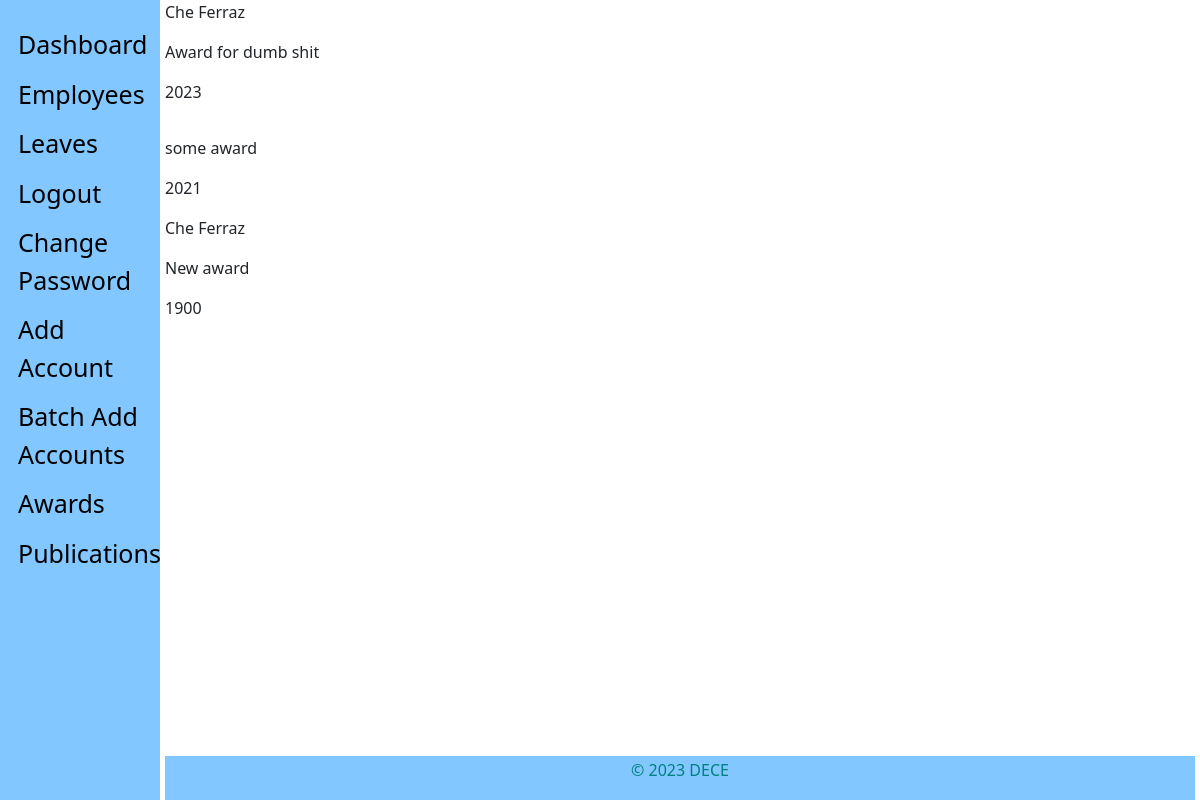
Page /admin_view/awards/ (signed in) on the committed database.
### staff_app/models.py (models this page shows, shortened)
class Awards(models.Model):
    user = models.ForeignKey(CustomUser, on_delete=models.CASCADE, default=1)
    title = models.CharField(max_length=100, verbose_name=_(
        'Title'), null=True, blank=False)
    year = models.IntegerField(verbose_name=_('Year'))
    updated = models.DateTimeField(auto_now=True, auto_now_add=False)
    created = models.DateTimeField(auto_now=False, auto_now_add=True)
    class Meta:
        verbose_name = _('Award')
        verbose_name_plural = _('Awards')
        ordering = ['-created']
    @ property
    def get_full_name(self):
        user = self.user
        firstname = self.user.first_name
        lastname = self.user.last_name
        fullname = firstname+' '+lastname
        return fullname

### hris_app/models.py (models this page shows)
class CustomUser (AbstractUser):
    ADMINISTRATOR = '1'
    STAFF = '2'
    EMAIL_TO_USER_TYPE_MAP = {
        'administrator': ADMINISTRATOR,
        'staff': STAFF
    }
    user_type_data = ((ADMINISTRATOR, "Administrator"), (STAFF, "Staff"))
    user_type = models.CharField(
        default=1,
        choices=user_type_data,
        max_length=20
    )

### admin_app/views.py (the view)
# urls.py: path('awards/', views.awards, name="awards"),
def awards(request):
    if not (request.user.is_authenticated and request.user.is_superuser):
        return redirect('hris:home')
    awards = Awards.objects.all().order_by('-year')
    context = {
        "awards": awards,
    }
    return render(request, "admin/awards.html", context)

### templates/admin/awards.html (shortened to what this page needs)
{% extends 'base.html' %}
{% block content %}
    {% if not awards %}
        <p>No Awards</p>
    {% else %}
        {% for instance in awards  %}
            <p>{{instance.get_full_name}}</p>
            <p>{{instance.title}}</p>
            <p>{{instance.year}}</p>
        {% endfor %}
    {% endif %}
{% endblock content %}

### rows in the picture
Awards: get_full_name "Che Ferraz", title "Award for dumb shit", year "2023"
Awards: title "some award", year "2021"
Awards: get_full_name "Che Ferraz", title "New award", year "1900"
